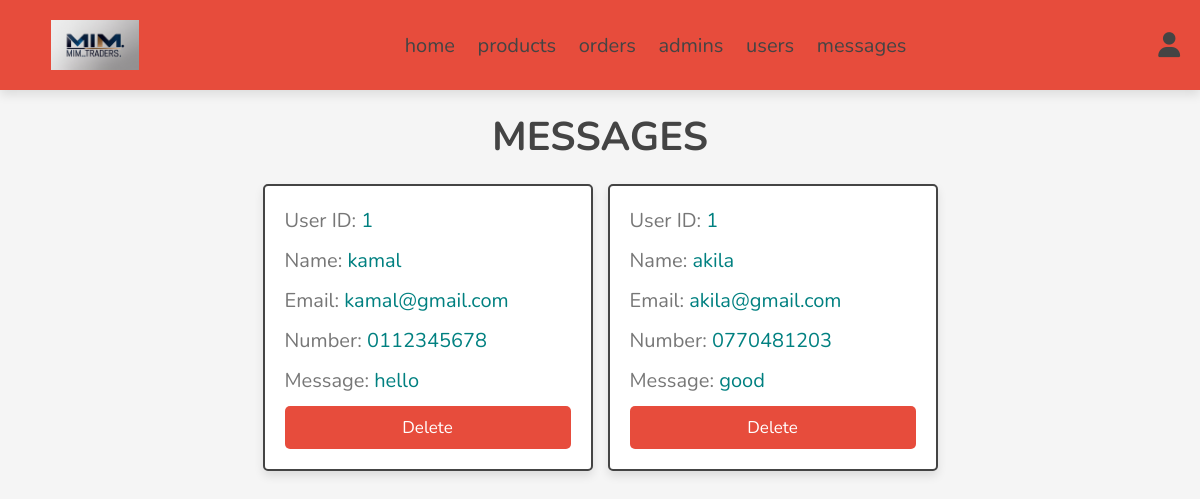
The page /admin/messages.php (signed in) on the database its author committed.
### tables this page shows
CREATE TABLE `messages` (
  `id` int(100) NOT NULL,
  `user_id` int(100) NOT NULL,
  `name` varchar(100) NOT NULL,
  `email` varchar(100) NOT NULL,
  `number` varchar(12) NOT NULL,
  `message` varchar(500) NOT NULL
);

### admin/messages.php (the view, shortened to what this page needs)
<?php
include '../components/connect.php';
?>
<!DOCTYPE html>
<html lang="en">
<head>
   <link rel="stylesheet" href="https://cdnjs.cloudflare.com/ajax/libs/font-awesome/6.1.1/css/all.min.css">
   <link rel="stylesheet" href="../css/admin_style.css">
</head>
<body>
<?php include '../components/admin_header.php'; ?>
<section class="contacts">
   <h1 class="heading">Messages</h1>
   <div class="box-container">
      <?php
      $select_messages = $conn->prepare("SELECT * FROM `messages`");
      $select_messages->execute();
      if ($select_messages->rowCount() > 0) {
         while ($fetch_message = $select_messages->fetch(PDO::FETCH_ASSOC)) {
      ?>
            <div class="box">
               <p>User ID: <span><?= $fetch_message['user_id']; ?></span></p>
               <p>Name: <span><?= $fetch_message['name']; ?></span></p>
               <p>Email: <span><?= $fetch_message['email']; ?></span></p>
               <p>Number: <span><?= $fetch_message['number']; ?></span></p>
               <p>Message: <span><?= $fetch_message['message']; ?></span></p>
               <a href="messages.php?delete=<?= $fetch_message['id']; ?>" onclick="return confirm('Are you sure you want to delete this message?');" class="delete-btn">Delete</a>
            </div>
      <?php
         }
      } else {
         echo '<p class="empty">You have no messages.</p>';
      }
      ?>
   </div>
</section>
</body>
</html>

### css/admin_style.css (style rules this page uses)
:root { --main-color:#008080; --orange:#009999; --red:#e74c3c; --black:#444; --white:#fff; --navy:#00cccc; --light-color:#777; --light-bg:#f5f5f5; --border:.2rem solid var(--black); --box-shadow:0 .5rem 1rem rgba(0,0,0,.1); }
* { font-family: 'Nunito', sans-serif; margin:0; padding:0; box-sizing: border-box; outline: none; border:none; text-decoration: none; }
html { font-size: 62.5%; overflow-x: hidden; }
body { background-color: var(--light-bg); }
section { padding:2rem; max-width: 1200px; margin:0 auto; }
.heading { font-size: 4rem; color:var(--black); margin-bottom: 2rem; text-align: center; text-transform: uppercase; }
.btn, .delete-btn, .option-btn { display: block; width: 100%; margin-top: 1rem; border-radius: .5rem; padding:1rem 3rem; font-size: 1.7rem; text-transform: capitalize; color:var(--white); cursor: pointer; text-align: center; }
.delete-btn { background-color: var(--red); }
.contacts .box-container { display: grid; grid-template-columns: repeat(auto-fit, 33rem); gap:1.5rem; align-items: flex-start; justify-content: center; }
.contacts .box-container .box { padding:2rem; padding-top: 1rem; border-radius: .5rem; border:var(--border); background-color: var(--white); box-shadow: var(--box-shadow); }
.contacts .box-container .box p { line-height: 1.5; font-size: 2rem; color:var(--light-color); margin:1rem 0; }
.contacts .box-container .box p span { color:var(--main-color); }

### rows shown on the page
messages: user "1", name "kamal", email "kamal@gmail.com", number "0112345678", message "hello"
messages: user "1", name "akila", email "akila@gmail.com", number "0770481203", message "good"
